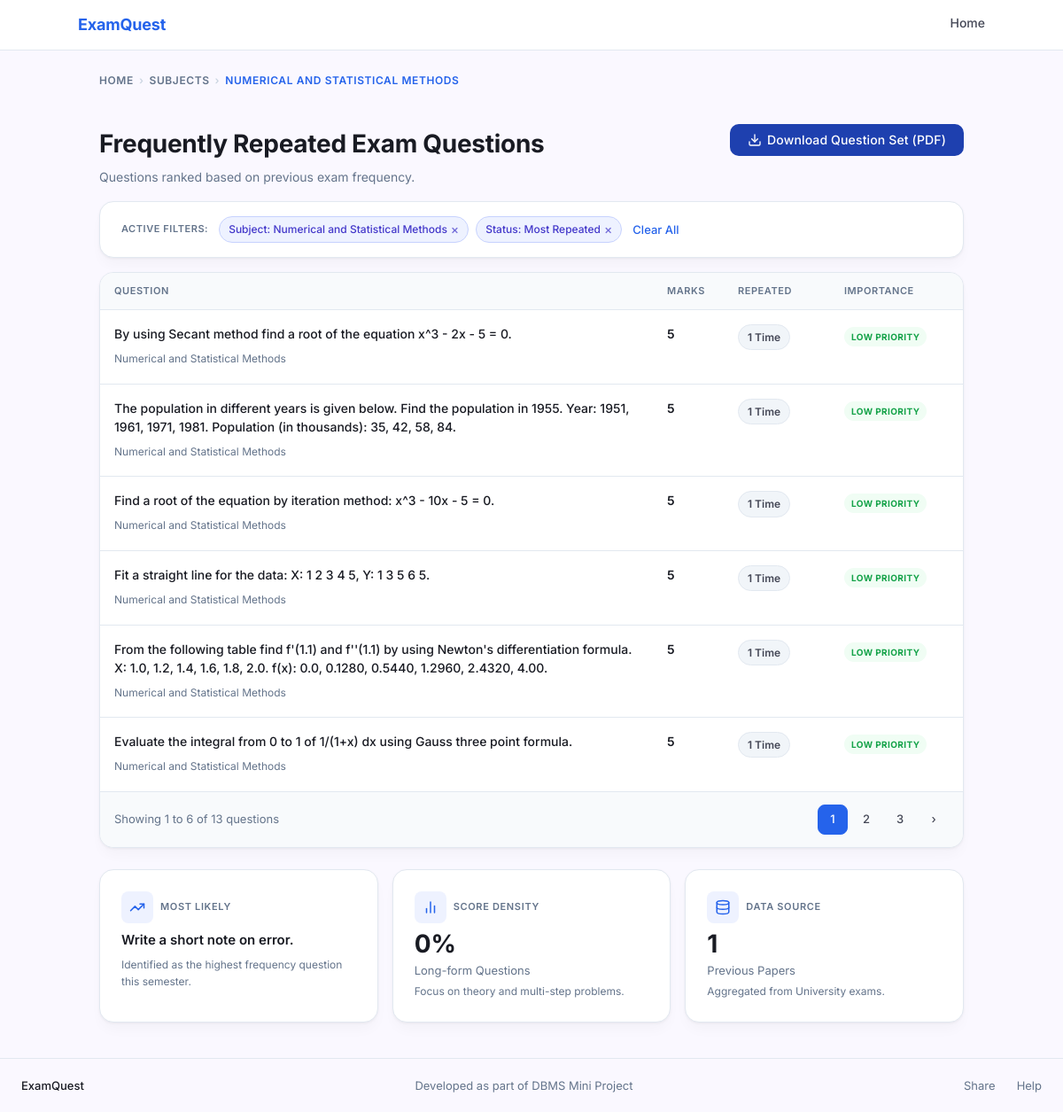
Before: /questions.php?subject_id=10 with the older database file.
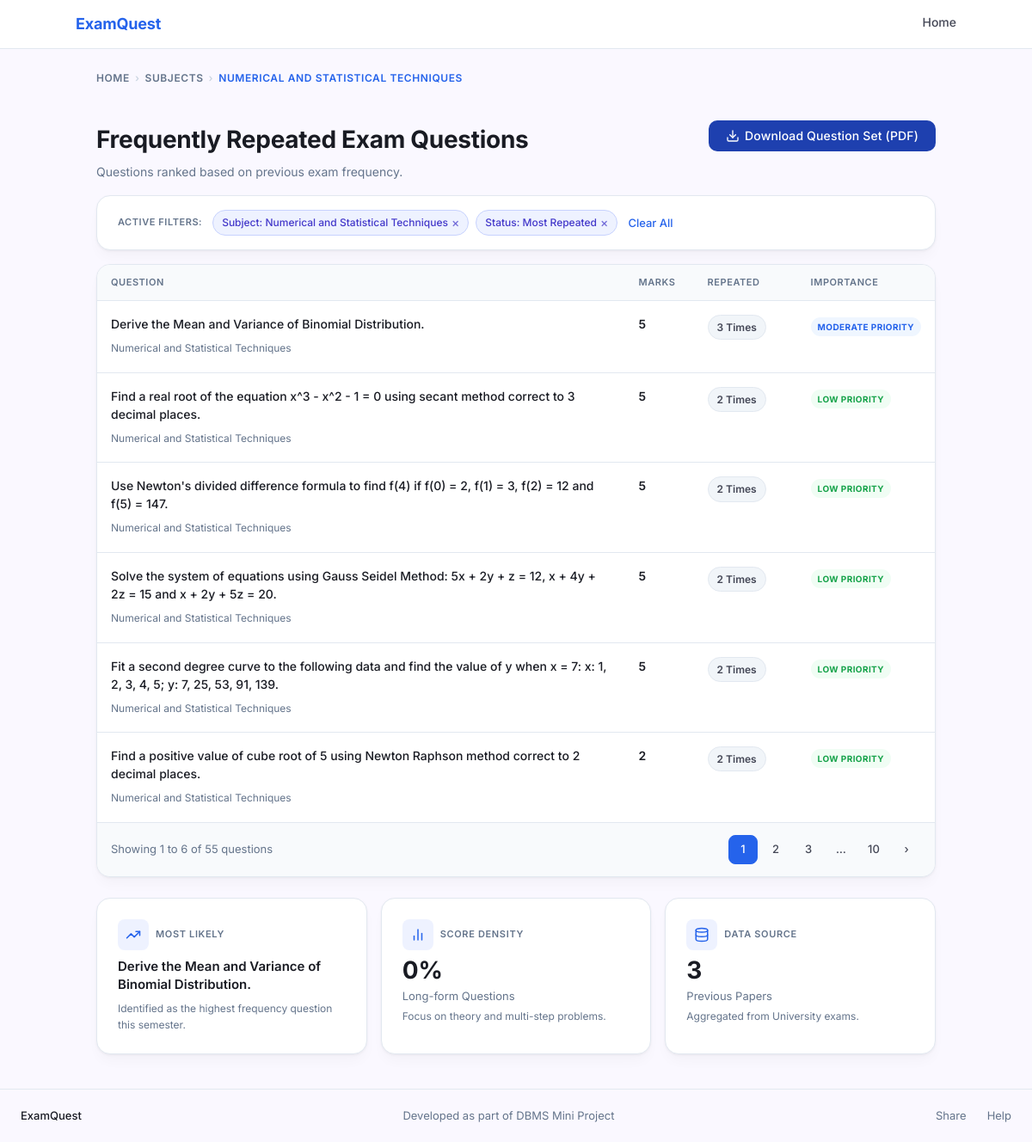
After: the same page with the newer database file.
### tables this page shows
CREATE TABLE subject (
    subject_id   INT AUTO_INCREMENT PRIMARY KEY,
    subject_name VARCHAR(200) NOT NULL,
    semester     VARCHAR(10)  NOT NULL,
    subject_type VARCHAR(50)  NOT NULL DEFAULT 'Core Subject',
    syllabus_id  INT NOT NULL,
    branch_id    INT NOT NULL,
    UNIQUE KEY uq_subject (subject_name(150), semester, syllabus_id, branch_id),
    FOREIGN KEY (syllabus_id) REFERENCES syllabus(syllabus_id) ON DELETE CASCADE,
    FOREIGN KEY (branch_id)   REFERENCES branch(branch_id)     ON DELETE CASCADE
);

CREATE TABLE questions (
    question_id   INT AUTO_INCREMENT PRIMARY KEY,
    subject_id    INT         NOT NULL,
    question_text MEDIUMTEXT  NOT NULL,
    marks         INT         NOT NULL DEFAULT 0,
    frequency     INT         NOT NULL DEFAULT 1,
    UNIQUE KEY uq_question (subject_id, question_text(500)),
    FOREIGN KEY (subject_id) REFERENCES subject(subject_id) ON DELETE CASCADE
);

### questions.php (the view, shortened to what the changed rows need)
<?php
require_once 'db.php';
$subject_id  = intval($_GET['subject_id']  ?? 0);
$syllabus_id = intval($_GET['syllabus_id'] ?? 0);
$branch_id   = intval($_GET['branch_id']   ?? 0);
$semester    = trim($_GET['semester']       ?? '');
$page        = max(1, intval($_GET['page'] ?? 1));
$stmt = $conn->prepare('
    SELECT s.subject_name, s.semester, s.subject_type,
           sy.regulation_year, b.branch_name,
           s.syllabus_id, s.branch_id
    FROM subject s
    JOIN syllabus sy ON sy.syllabus_id = s.syllabus_id
    JOIN branch   b  ON b.branch_id   = s.branch_id
    WHERE s.subject_id = ?
');
$stmt->bind_param('i', $subject_id);
$stmt->execute();
$subject_info = $stmt->get_result()->fetch_assoc();
if ($syllabus_id <= 0) $syllabus_id = intval($subject_info['syllabus_id']);
if ($branch_id   <= 0) $branch_id   = intval($subject_info['branch_id']);
if ($semester === '')  $semester    = $subject_info['semester'];
$stmt = $conn->prepare('SELECT COUNT(*) AS total FROM questions WHERE subject_id = ?');
$stmt->bind_param('i', $subject_id);
$stmt->execute();
$total_questions = intval($stmt->get_result()->fetch_assoc()['total']);
$total_pages = $total_questions > 0 ? (int)ceil($total_questions / PER_PAGE) : 1;
$page = min($page, $total_pages);
$offset = ($page - 1) * PER_PAGE;
$stmt = $conn->prepare('
    SELECT question_id, question_text, marks, frequency
    FROM questions
    WHERE subject_id = ?
    ORDER BY frequency DESC, marks DESC
    LIMIT ? OFFSET ?
');
$per_page = PER_PAGE;
$stmt->bind_param('iii', $subject_id, $per_page, $offset);
$stmt->execute();
$questions_result = $stmt->get_result();
$questions = [];
while ($row = $questions_result->fetch_assoc()) {
    $questions[] = $row;
}
function getImportance(int $freq): array {
    if ($freq >= 3) return ['label' => 'MODERATE PRIORITY', 'class' => 'badge--blue'];
    return              ['label' => 'LOW PRIORITY',         'class' => 'badge--green'];
}
function getRepeatedLabel(int $freq): string {
    return $freq === 1 ? '1 Time' : $freq . ' Times';
}
$stmt = $conn->prepare('SELECT MAX(frequency) AS max_freq FROM questions WHERE subject_id = ?');
$stmt->bind_param('i', $subject_id);
$stmt->execute();
$max_freq = intval($stmt->get_result()->fetch_assoc()['max_freq']);
$stmt = $conn->prepare('SELECT question_text FROM questions WHERE subject_id = ? ORDER BY frequency DESC LIMIT 1');
$stmt->bind_param('i', $subject_id);
$stmt->execute();
$top_row = $stmt->get_result()->fetch_assoc();
$top_topic = $top_row ? (strlen($top_row['question_text']) > 60 ? substr($top_row['question_text'], 0, 60) . '…' : $top_row['question_text']) : 'N/A';
function pageUrl(int $p): string {
    $params = $_GET;
    $params['page'] = $p;
    return '?' . http_build_query($params);
}
?>
<!DOCTYPE html>
<html lang="en">
<head>
    <link rel="stylesheet" href="style.css">
</head>
<body>
<main>
    <div class="container questions-layout">
        <nav class="breadcrumb" aria-label="Breadcrumb">
            <a href="index.php">Home</a>
            <span class="breadcrumb__sep">›</span>
            <a href="subject.php?syllabus_id=<?= $syllabus_id ?>&branch_id=<?= $branch_id ?>&semester=<?= urlencode($semester) ?>">Subjects</a>
            <span class="breadcrumb__sep">›</span>
            <span class="breadcrumb__current"><?= htmlspecialchars(strtoupper($subject_info['subject_name']), ENT_QUOTES, 'UTF-8') ?></span>
        </nav>
        <div class="page-header">
            <div>
                <h1>Frequently Repeated Exam Questions</h1>
            </div>
        </div>
        <div class="card active-filters">
            <span class="active-filters__label">Active Filters:</span>
            <span class="chip">Subject: <?= htmlspecialchars($subject_info['subject_name'], ENT_QUOTES, 'UTF-8') ?> <a href="subject.php?syllabus_id=<?= $syllabus_id ?>&branch_id=<?= $branch_id ?>&semester=<?= urlencode($semester) ?>">×</a></span>
            <span class="chip">Status: Most Repeated <a href="<?= pageUrl(1) ?>">×</a></span>
            <a href="subject.php?syllabus_id=<?= $syllabus_id ?>&branch_id=<?= $branch_id ?>&semester=<?= urlencode($semester) ?>" class="link--clear">Clear All</a>
        </div>
        <?php if (empty($questions)): ?>
        <div class="card" style="text-align:center;padding:48px;color:var(--color-secondary-text);">
            <p>No questions available for this subject yet.</p>
            <a href="admin.php" class="btn btn--primary" style="margin-top:16px;">Add Questions</a>
        </div>
        <?php else: ?>
        <div class="card question-table">
            <table>
                <thead>
                    <tr>
                        <th>Question</th>
                        <th style="width:80px;">Marks</th>
                        <th style="width:120px;">Repeated</th>
                        <th style="width:150px;">Importance</th>
                    </tr>
                </thead>
                <tbody>
                    <?php foreach ($questions as $i => $q):
                          $imp = getImportance(intval($q['frequency']));
                    ?>
                    <tr>
                        <td>
                            <p class="question-text"><?= htmlspecialchars($q['question_text'], ENT_QUOTES, 'UTF-8') ?></p>
                            <span class="question-meta">
                                <?= htmlspecialchars($subject_info['subject_name'], ENT_QUOTES, 'UTF-8') ?>
                            </span>
                        </td>
                        <td class="marks-cell"><?= intval($q['marks']) ?></td>
                        <td class="freq-cell">
                            <span class="freq-badge"><?= getRepeatedLabel(intval($q['frequency'])) ?></span>
                        </td>
                        <td class="importance-cell">
                            <span class="badge <?= $imp['class'] ?>"><?= $imp['label'] ?></span>
                        </td>
                    </tr>
                    <?php endforeach; ?>
                </tbody>
            </table>
            <div class="pagination">
                <span class="pagination__info">
                    Showing <?= $offset + 1 ?> to <?= min($offset + PER_PAGE, $total_questions) ?> of <?= $total_questions ?> questions
                </span>
                <div class="pagination__pages">
                    <?php
                    $window = 2;
                    $shown = [];
                    for ($p = 1; $p <= $total_pages; $p++) {
                        if ($p === 1 || $p === $total_pages || abs($p - $page) <= $window) {
                            $shown[] = $p;
                        }
                    }
                    $prev = null;
                    foreach ($shown as $p):
                        if ($prev !== null && $p - $prev > 1): ?>
                        <span class="page-btn page-btn--ellipsis">…</span>
                    <?php endif; ?>
                    <a href="<?= pageUrl($p) ?>"
                       class="page-btn <?= $p === $page ? 'page-btn--active' : '' ?>"
                       aria-label="Page <?= $p ?>"
                       <?= $p === $page ? 'aria-current="page"' : '' ?>>
                        <?= $p ?>
                    </a>
                    <?php $prev = $p;
                    endforeach; ?>
                    <?php if ($page < $total_pages): ?>
                    <a href="<?= pageUrl($page + 1) ?>" class="page-btn" aria-label="Next page">›</a>
                    <?php endif; ?>
                </div>
            </div>
        </div>
        <?php endif; ?>
        <div class="stats-row">
            <div class="card stat-card">
                <div class="stat-card__header">
                    <div class="stat-card__icon">
                    </div>
                    <span class="stat-card__eyebrow">Most Likely</span>
                </div>
                <div style="font-size:15px;font-weight:600;color:var(--color-on-surface);line-height:1.4;margin-bottom:4px;">
                    <?= htmlspecialchars(strlen($top_topic) > 80 ? substr($top_topic, 0, 80) . '…' : $top_topic, ENT_QUOTES, 'UTF-8') ?>
                </div>
                <div class="stat-card__note">Identified as the highest frequency question this semester.</div>
            </div>
            <div class="card stat-card">
                <div class="stat-card__header">
                    <div class="stat-card__icon">
                    </div>
                    <span class="stat-card__eyebrow">Data Source</span>
                </div>
                <div class="stat-card__value"><?= $max_freq ?></div>
                <div class="stat-card__label">Previous Papers</div>
                <div class="stat-card__note">Aggregated from University exams.</div>
            </div>
        </div>
    </div>
</main>
</body>
</html>

Changed rows visible on the page:
no longer on this page (row edited): questions: question_text "By using Secant method find a root of the equation x^3 - 2x - 5 = 0.", subject.subject_name "Numerical and Statistical Methods", marks "5", frequency "1 Time", frequency "LOW PRIORITY"
no longer on this page (row edited): questions: question_text "The population in different years is given below. Find the population in 1955. Year: 1951, 1961, 1971, 1981. Population (in thousands): 35, 42, 58, 84.", subject.subject_name "Numerical and Statistical Methods", marks "5", frequency "1 Time", frequency "LOW PRIORITY"
no longer on this page (row edited): questions: question_text "Find a root of the equation by iteration method: x^3 - 10x - 5 = 0.", subject.subject_name "Numerical and Statistical Methods", marks "5", frequency "1 Time", frequency "LOW PRIORITY"
no longer on this page (row edited): questions: question_text "Fit a straight line for the data: X: 1 2 3 4 5, Y: 1 3 5 6 5.", subject.subject_name "Numerical and Statistical Methods", marks "5", frequency "1 Time", frequency "LOW PRIORITY"
no longer on this page (row edited): questions: question_text "From the following table find f'(1.1) and f''(1.1) by using Newton's differentiation formula. X: 1.0, 1.2, 1.4, 1.6, 1.8, 2.0. f(x): 0.0, 0.1280, 0.5440, 1.2960, 2.4320, 4.00.", subject.subject_name "Numerical and Statistical Methods", marks "5", frequency "1 Time", frequency "LOW PRIORITY"
no longer on this page (row edited): questions: question_text "Evaluate the integral from 0 to 1 of 1/(1+x) dx using Gauss three point formula.", subject.subject_name "Numerical and Statistical Methods", marks "5", frequency "1 Time", frequency "LOW PRIORITY"
no longer on this page (row edited): questions: question_text "Write a short note on error."
changed subject: subject_name "NUMERICAL AND STATISTICAL METHODS" → "NUMERICAL AND STATISTICAL TECHNIQUES"; subject_name "Numerical and Statistical Methods" → "Numerical and Statistical Techniques"
now on this page (row edited): questions: question_text "Derive the Mean and Variance of Binomial Distribution.", subject.subject_name "Numerical and Statistical Techniques", marks "5", frequency "3 Times", frequency "MODERATE PRIORITY"
now on this page (row edited): questions: question_text "Find a real root of the equation x^3 - x^2 - 1 = 0 using secant method correct to 3 decimal places.", subject.subject_name "Numerical and Statistical Techniques", marks "5", frequency "2 Times", frequency "LOW PRIORITY"
now on this page (row edited): questions: question_text "Use Newton's divided difference formula to find f(4) if f(0) = 2, f(1) = 3, f(2) = 12 and f(5) = 147.", subject.subject_name "Numerical and Statistical Techniques", marks "5", frequency "2 Times", frequency "LOW PRIORITY"
now on this page (row edited): questions: question_text "Solve the system of equations using Gauss Seidel Method: 5x + 2y + z = 12, x + 4y + 2z = 15 and x + 2y + 5z = 20.", subject.subject_name "Numerical and Statistical Techniques", marks "5", frequency "2 Times", frequency "LOW PRIORITY"
now on this page (row edited): questions: question_text "Fit a second degree curve to the following data and find the value of y when x = 7: x: 1, 2, 3, 4, 5; y: 7, 25, 53, 91, 139.", subject.subject_name "Numerical and Statistical Techniques", marks "5", frequency "2 Times", frequency "LOW PRIORITY"
now on this page (row edited): questions: question_text "Find a positive value of cube root of 5 using Newton Raphson method correct to 2 decimal places.", subject.subject_name "Numerical and Statistical Techniques", marks "2", frequency "2 Times", frequency "LOW PRIORITY"
Other visible differences:
$total_questions: "13" → "55"
$max_freq: "1" → "3"
new list line: "… 10"
